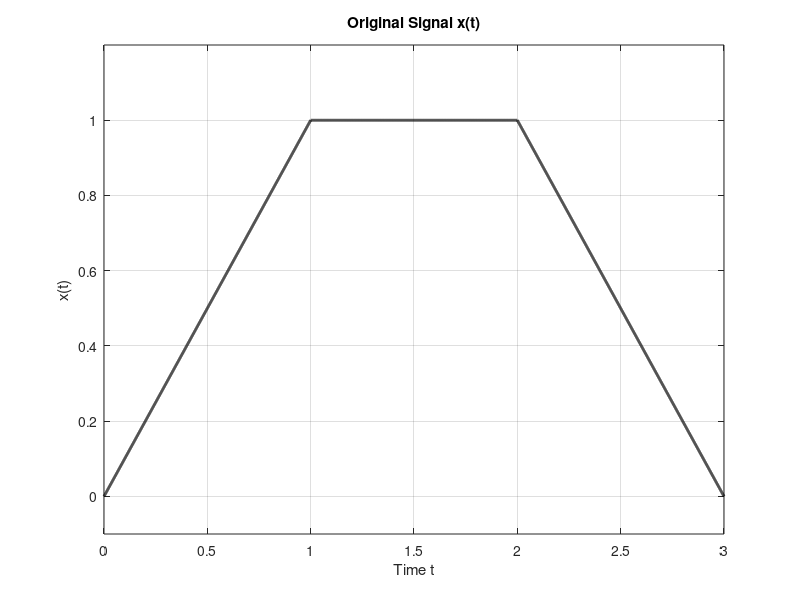
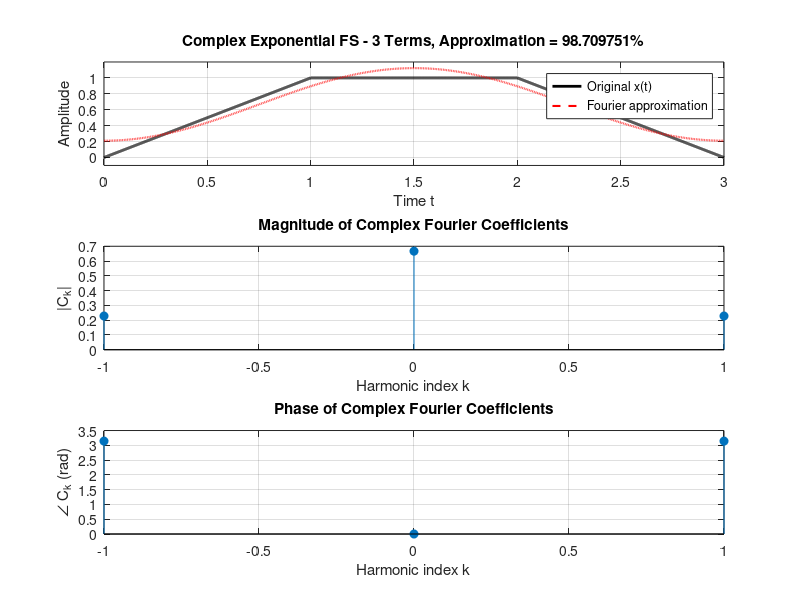
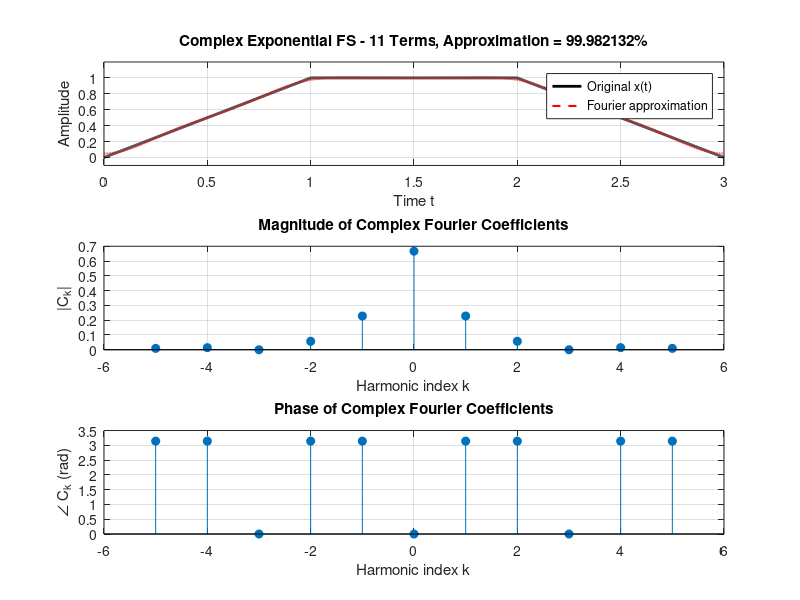
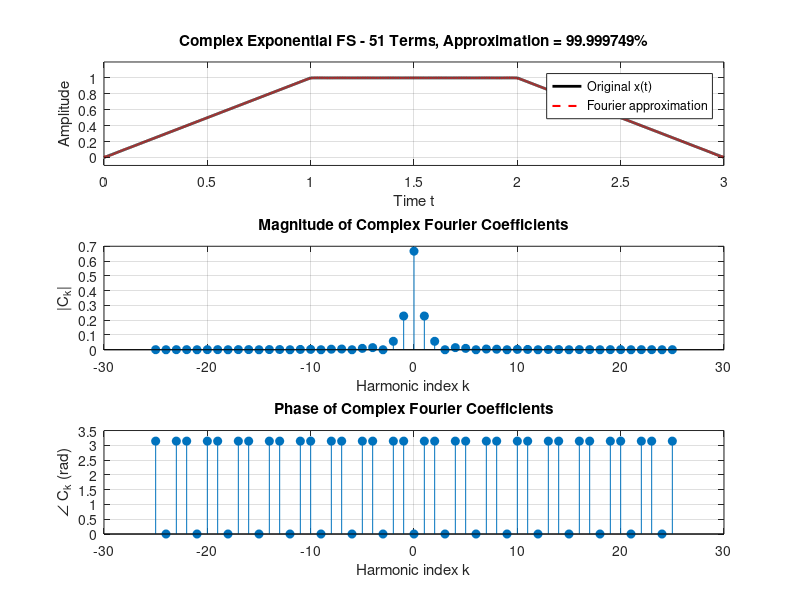

Recreate these plots in MATLAB, in order.
clear;
clc;
close all;

% 1. BASIC INFORMATION
T = 3; % Period
w0 = 2*pi/T; % Fundamental angular frequency

% Total number of complex exponential terms
termCounts = [3 11 51]; 
Klist = (termCounts - 1)/2; 

% Time vector for one period
t = linspace(0,T,6001); 

% 2. ORIGINAL SIGNAL OVER ONE PERIOD
x = zeros(size(t)); 
% 0 <= t < 1
index1 = (t >= 0) & (t < 1); 
x(index1) = t(index1); 
% 1 <= t < 2
index2 = (t >= 1) & (t < 2); 
x(index2) = 1; 
% 2 <= t <= 3
index3 = (t >= 2) & (t <= 3); 
x(index3) = 3 - t(index3); 

% Plot original signal
figure;
plot(t,x, 'k', 'LineWidth',2); 
grid on;
xlabel('Time t');
ylabel('x(t)');
title('Original Signal x(t)');
xlim([0 3]);
ylim([-0.1 1.2]); 

% FOURIER COEFFICIENTS
% Arrays used to save approximations
complexApprox = cell(1, length(termCounts)); 
trigApprox = cell(1, length(termCounts)); 
phaseApprox = cell(1, length(termCounts)); 

% Approximation percentages
PctComplex = zeros(size(termCounts)); 
PctTrig = zeros(size(termCounts)); 
PctPhase = zeros(size(termCounts)); 

% Energy of the original signal
signalEnergy = trapz(t,x.^2); 

%% PART (a): COMPLEX EXPONENTIAL FOURIER SERIES
fprintf('\n');
fprintf(' PART (a): COMPLEX EXPONENTIAL FOURIER SERIES\n'); 

for q = 1:length(termCounts) 
    M = termCounts(q); 
    K = Klist(q); 
    
    % Harmonic indices
    k = -K:K; 
    
    % Calculate C_k
    Ck = zeros(size(k)); 
    % DC coefficient
    Ck(k==0) = 2/3; 
    
    % Nonzero harmonics
    nz = (k~=0); 
    Ck(nz) = 3*(cos(2*pi*k(nz)/3)-1) ./ (2*pi^2*k(nz).^2); 
    
    % Construct Fourier series approximation
    E = exp(1i*(k(:)*w0)*t); 
    x_complex = real(Ck * E); 
    
    % Save result
    complexApprox{q} = x_complex; 
    
    % Approximation percentage
    errorEnergy = trapz(t, (x - x_complex).^2); 
    PctComplex(q) = 100*(1 - errorEnergy/signalEnergy); 
    
    fprintf('%2d terms: %.6f %% approximation\n', M, PctComplex(q)); 
    
    % Plot approximation and coefficients
    figure('Name', sprintf('Complex Fourier Series %d Terms', M)); 
    
    % Approximation
    subplot(3,1,1);
    plot(t,x, 'k', 'LineWidth', 2); 
    hold on;
    plot(t,x_complex, 'r--', 'LineWidth',1.5); 
    grid on;
    xlabel('Time t');
    ylabel('Amplitude');
    title(sprintf('Complex Exponential FS - %d Terms, Approximation = %.6f%%', M, PctComplex(q))); 
    legend('Original x(t)', 'Fourier approximation');
    xlim([0 T]);
    ylim([-0.1 1.2]); 
    
    % Magnitude of C_k
    subplot(3,1,2);
    stem(k, abs(Ck), 'filled'); 
    grid on;
    xlabel('Harmonic index k');
    ylabel('|C_k|');
    title('Magnitude of Complex Fourier Coefficients'); 
    
    % Phase of C_k
    phaseC = angle(Ck); 
    % Phase of zero coefficients is undefined, so set it to zero for plotting
    phaseC(abs(Ck)<1e-12) = 0; 
    subplot(3,1,3);
    stem(k,phaseC, 'filled'); 
    grid on;
    xlabel('Harmonic index k');
    ylabel('\angle C_k (rad)');
    title('Phase of Complex Fourier Coefficients'); 
end

%% PART (b): TRIGONOMETRIC FOURIER SERIES
fprintf('\n');
fprintf(' PART (b): TRIGONOMETRIC FOURIER SERIES\n'); 

for q = 1:length(termCounts) 
    M = termCounts(q); 
    K = Klist(q); 
    
    % Positive harmonics
    n = 1:K; 
    
    % Trigonometric Fourier coefficients
    a0 = 4/3; 
    an = 3*(cos(2*pi*n/3)-1) ./ (pi^2*n.^2); 
    
    % Because the periodic signal is even
    bn = zeros(size(n)); 
    
    % Construct approximation
    theta = (n(:)*w0)*t; 
    x_trig = a0/2 + an*cos(theta) + bn*sin(theta); 
    
    trigApprox{q} = x_trig; 
    
    % Approximation percentage
    errorEnergy = trapz(t, (x - x_trig).^2); 
    PctTrig(q) = 100*(1 - errorEnergy/signalEnergy); 
    
    fprintf('%2d terms: %.6f %% approximation\n', M, PctTrig(q)); 
    
    % Plot
    figure('Name', sprintf('Trigonometric Fourier Series %d Terms', M)); 
    
    % Approximation
    subplot(3,1,1);
    plot(t,x,'k', 'LineWidth',2); 
    hold on;
    plot(t,x_trig, 'b--', 'LineWidth',1.5); 
    grid on;
    xlabel('Time t');
    ylabel('Amplitude');
    title(sprintf('Trigonometric FS - %d Terms, Approximation = %.6f%%', M, PctTrig(q))); 
    legend('Original x(t)', 'Fourier approximation'); 
    xlim([0 T]); 
    ylim([-0.1 1.2]); 
    
    % a_n coefficients
    subplot(3,1,2);
    stem([0 n], [a0 an], 'filled'); 
    grid on;
    xlabel('n');
    ylabel('a_n');
    title('Cosine Coefficients a_n (including a_0)'); 
    
    % bn coefficients
    subplot(3,1,3);
    stem([0 n], [0 bn], 'filled'); 
    grid on;
    xlabel('n');
    ylabel('b_n');
    title('Sine Coefficients b_n'); 
end

%% PART (c): COSINE WITH PHASE FOURIER SERIES
fprintf('\n');
fprintf(' PART (c): COSINE WITH PHASE FOURIER SERIES\n'); 

for q = 1:length(termCounts) 
    M = termCounts(q); 
    K = Klist(q); 
    n = 1:K; 
    
    % Trigonometric coefficients
    a0 = 4/3; 
    an = 3*(cos(2*pi*n/3)-1) ./ (pi^2*n.^2); 
    bn = zeros(size(n)); 
    
    % Convert to magnitude-phase form
    An = sqrt(an.^2 + bn.^2); 
    phi_n = atan2(-bn,an); 
    
    % Phase is undefined if amplitude = 0
    phi_n(An<1e-12) = 0; 
    
    % Construct approximation
    theta = (n(:)*w0)*t; 
    
    % Add one phase to every corresponding harmonic row
    thetaPhase = bsxfun(@plus,theta,phi_n(:)); 
    x_phase = a0/2 + An*cos(thetaPhase); 
    phaseApprox{q} = x_phase; 
    
    % Approximation percentage
    errorEnergy = trapz(t, (x - x_phase).^2); 
    PctPhase(q) = 100*(1 - errorEnergy/signalEnergy); 
    
    fprintf('%2d terms: %.6f %% approximation\n', M, PctPhase(q)); 
    
    % Plot
    figure('Name', sprintf('Cosine Phase Fourier Series %d Terms', M)); 
    
    % Approximation
    subplot(3,1,1);
    plot(t,x, 'k', 'LineWidth', 2); 
    hold on;
    plot(t,x_phase, 'm--', 'LineWidth',1.5); 
    grid on;
    xlabel('Time t');
    ylabel('Amplitude');
    title(sprintf('Cosine-Phase FS - %d Terms, Approximation = %.6f%%', M, PctPhase(q))); 
    legend('Original x(t)', 'Fourier approximation');
    xlim([0 T]);
    ylim([-0.1 1.2]); 
    
    % Amplitude coefficients
    subplot(3,1,2);
    stem(n,An, 'filled'); 
    grid on;
    xlabel('n');
    ylabel('A_n');
    title('Amplitude Coefficients A_n'); 
    
    % Phase coefficients
    subplot(3,1,3);
    stem(n,phi_n, 'filled'); 
    grid on;
    xlabel('n');
    ylabel('\phi_n (rad)');
    title('Phase Coefficients \phi_n'); 
end

%% PART (d) AND PART (e): SUMMARY OF APPROXIMATION PERCENTAGES
fprintf('\n\n');
fprintf(' APPROXIMATION SUMMARY\n'); 
fprintf(' Terms    Trigonometric FS    Cosine-Phase FS    Complex FS\n'); 

for q = 1:length(termCounts) 
    fprintf('%5d      %10.6f %%      %10.6f %%      %10.6f %%\n', termCounts(q), PctTrig(q), PctPhase(q), PctComplex(q)); 
end

% Plot 3, 11 and 51 term approximations together
figure('Name', 'Comparison of 3, 11 and 51 Terms'); 
plot(t,x, 'k', 'LineWidth',2); 
hold on;
plot(t,complexApprox{1}, 'r--', 'LineWidth',1.3); 
plot(t,complexApprox{2},'b-.', 'LineWidth',1.3); 
plot(t,complexApprox{3},'m:', 'LineWidth',1.8); 
grid on;
xlabel('Time t');
ylabel('x(t)');
title('Comparison of 3, 11 and 51-Term Fourier Approximations'); 
legend('Original', '3 terms', '11 terms', '51 terms'); 
xlim([0 T]);
ylim([-0.1 1.2]); 

%% PART (f): LINE SPECTRA
K = 25; 
k = -K:K; 
Ck = zeros(size(k)); 
Ck(k==0) = 2/3; 
nz = (k~=0); 
Ck(nz) = 3*(cos(2*pi*k(nz)/3)-1) ./ (2*pi^2*k(nz).^2); 

% Frequency location of every spectral line
omega = k*w0; 
% Magnitude
Cmag = abs(Ck); 
% Phase
Cphase = angle(Ck); 

% Remove meaningless phase values for zero coefficients
Cphase(Cmag < 1e-12) = 0; 

figure('Name', 'Complex Fourier Series Line Spectrum'); 
% Magnitude line spectrum
subplot(2,1,1);
stem(omega, Cmag, 'filled'); 
grid on;
xlabel('\omega = k\omega_0 (rad/s)');
ylabel('|C_k|');
title('Magnitude Line Spectrum'); 

% Phase line spectrum
subplot(2,1,2);
stem(omega, Cphase, 'filled'); 
grid on;
xlabel('\omega = k\omega_0 (rad/s)');
ylabel('\angle C_k (rad)');
title('Phase Line Spectrum'); 

%% PART (g): THREE "GOOD" APPROXIMATIONS OVER FIVE PERIODS
t5 = linspace(0,5*T,15001); 
% Convert t5 into one-period variable
tau = mod(t5,T); 

% Original periodic signal over five periods
x5 = zeros(size(tau)); 
index1 = (tau >= 0) & (tau < 1); 
x5(index1) = tau(index1); 
index2 = (tau >= 1) & (tau < 2); 
x5(index2) = 1; 
index3 = (tau >= 2) & (tau <= 3); 
x5(index3) = 3 - tau(index3); 

% 51-term Complex Exponential FS
K = 25; 
k = -K:K; 
Ck = zeros(size(k)); 
Ck(k==0) = 2/3; 
nz = (k~=0); 
Ck(nz) = 3*(cos(2*pi*k(nz)/3)-1) ./ (2*pi^2*k(nz).^2); 
E5 = exp(1i*(k(:)*w0)*t5); 
xComplex5 = real(Ck*E5); 

% 51-term Trigonometric FS
n = 1:K; 
a0 = 4/3; 
an = 3*(cos(2*pi*n/3)-1) ./ (pi^2*n.^2); 
bn = zeros(size(n)); 
theta5 = (n(:)*w0)*t5; 
xTrig5 = a0/2 + an*cos(theta5) + bn*sin(theta5); 

% 51-term Cosine-with-Phase FS
An = sqrt(an.^2 + bn.^2); 
phi_n = atan2(-bn,an); 
phi_n(An < 1e-12) = 0; 
thetaPhase5 = bsxfun(@plus, theta5, phi_n(:)); 
xPhase5 = a0/2 + An*cos(thetaPhase5); 

% Plot all three good approximations over five periods
figure('Name', 'Three Good Approximations Over Five Periods'); 

% Complex exponential
subplot(3,1,1);
plot(t5,x5, 'k', 'LineWidth', 1.5); 
hold on;
plot(t5, xComplex5, 'r--', 'LineWidth', 1.2); 
grid on;
xlabel('Time t');
ylabel('x(t)');
title('51-Term Complex Exponential Fourier Series'); 
legend('Original', 'Complex FS'); 
xlim([0 5*T]); 
ylim([-0.1 1.2]); 

% Trigonometric
subplot(3,1,2);
plot(t5,x5, 'k', 'LineWidth', 1.5); 
hold on;
plot(t5,xTrig5, 'b--', 'LineWidth',1.2); 
grid on;
xlabel('Time t');
ylabel('x(t)');
title('51-Term Trigonometric Fourier Series'); 
legend('Original', 'Trigonometric FS'); 
xlim([0 5*T]); 
ylim([-0.1 1.2]); 

% Cosine with phase
subplot(3,1,3);
plot(t5,x5, 'k', 'LineWidth',1.5); 
hold on;
plot(t5, xPhase5, 'm--', 'LineWidth',1.2); 
grid on;
xlabel('Time t'); 
ylabel('x(t)'); 
title('51-Term Cosine-with-Phase Fourier Series'); 
legend('Original', 'Cosine-Phase FS'); 
xlim([0 5*T]); 
ylim([-0.1 1.2]); 

% FINAL CHECK
% The three representations must produce practically the same 51-term approximation.
difference1 = max(abs(xComplex5 - xTrig5)); 
difference2 = max(abs(xComplex5 - xPhase5)); 

fprintf('\n'); 
fprintf(' FINAL NUMERICAL CHECK\n'); 
fprintf('Max difference: Complex vs Trigonometric = %.3e\n', difference1); 
fprintf('Max difference: Complex vs Cosine-Phase = %.3e\n', difference2);
